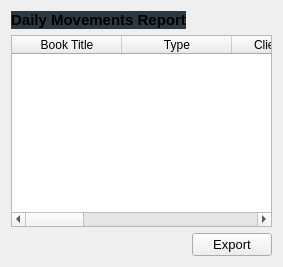
      <widget class="QWidget" name="tab_6">
       <attribute name="title">
        <string>Page</string>
       </attribute>
       <layout class="QGridLayout" name="gridLayout_17">
        <item row="1" column="0" colspan="2">
         <widget class="QTableWidget" name="tableWidget_10">
          <property name="styleSheet">
           <string notr="true"/>
          </property>
          <property name="sortingEnabled">
           <bool>true</bool>
          </property>
          <attribute name="horizontalHeaderDefaultSectionSize">
           <number>110</number>
          </attribute>
          <column>
           <property name="text">
            <string>Book Title</string>
           </property>
          </column>
          <column>
           <property name="text">
            <string>Type</string>
           </property>
          </column>
          <column>
           <property name="text">
            <string>Client Name</string>
           </property>
          </column>
          <column>
           <property name="text">
            <string>From date</string>
           </property>
          </column>
          <column>
           <property name="text">
            <string>To date</string>
           </property>
          </column>
          <column>
           <property name="text">
            <string>Branch</string>
           </property>
          </column>
          <column>
           <property name="text">
            <string>Employee</string>
           </property>
          </column>
          <column>
           <property name="text">
            <string>Date</string>
           </property>
          </column>
         </widget>
        </item>
        <item row="2" column="0">
         <spacer name="horizontalSpacer_5">
          <property name="orientation">
           <enum>Qt::Horizontal</enum>
          </property>
          <property name="sizeHint" stdset="0">
           <size>
            <width>40</width>
            <height>20</height>
           </size>
          </property>
         </spacer>
        </item>
        <item row="2" column="1">
         <widget class="QPushButton" name="pushButton_82">
          <property name="font">
           <font>
            <family>MS Shell Dlg 2</family>
            <pointsize>10</pointsize>
            <weight>9</weight>
            <italic>false</italic>
            <bold>false</bold>
           </font>
          </property>
          <property name="text">
           <string>Export</string>
          </property>
         </widget>
        </item>
        <item row="0" column="0">
         <widget class="QLabel" name="label_22">
          <property name="sizePolicy">
           <sizepolicy hsizetype="Preferred" vsizetype="Fixed">
            <horstretch>0</horstretch>
            <verstretch>0</verstretch>
           </sizepolicy>
          </property>
          <property name="font">
           <font>
            <family>MS Shell Dlg 2</family>
            <pointsize>10</pointsize>
            <weight>9</weight>
            <italic>false</italic>
            <bold>false</bold>
           </font>
          </property>
          <property name="styleSheet">
           <string notr="true">background-color: rgb(44, 57, 66);
border:none;
border-color: rgb(153, 153, 153);

</string>
          </property>
          <property name="text">
           <string>&lt;html&gt;&lt;head/&gt;&lt;body&gt;&lt;p align=&quot;center&quot;&gt;&lt;span style=&quot; font-size:11pt; font-weight:600;&quot;&gt;Daily Movements Report&lt;/span&gt;&lt;/p&gt;&lt;/body&gt;&lt;/html&gt;</string>
          </property>
          <property name="textFormat">
           <enum>Qt::RichText</enum>
          </property>
         </widget>
        </item>
       </layout>
      </widget>
